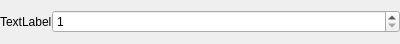
<?xml version="1.0" encoding="UTF-8"?>
<ui version="4.0">
 <class>espreso::SpinnerHandler</class>
 <widget class="QWidget" name="espreso::SpinnerHandler">
  <property name="geometry">
   <rect>
    <x>0</x>
    <y>0</y>
    <width>400</width>
    <height>44</height>
   </rect>
  </property>
  <property name="windowTitle">
   <string>Form</string>
  </property>
  <layout class="QHBoxLayout" name="horizontalLayout">
   <property name="spacing">
    <number>0</number>
   </property>
   <property name="leftMargin">
    <number>0</number>
   </property>
   <property name="topMargin">
    <number>0</number>
   </property>
   <property name="rightMargin">
    <number>0</number>
   </property>
   <property name="bottomMargin">
    <number>0</number>
   </property>
   <item>
    <widget class="QLabel" name="label">
     <property name="sizePolicy">
      <sizepolicy hsizetype="Fixed" vsizetype="Preferred">
       <horstretch>0</horstretch>
       <verstretch>0</verstretch>
      </sizepolicy>
     </property>
     <property name="text">
      <string>TextLabel</string>
     </property>
    </widget>
   </item>
   <item>
    <widget class="QSpinBox" name="spinBox">
     <property name="sizePolicy">
      <sizepolicy hsizetype="Preferred" vsizetype="Fixed">
       <horstretch>0</horstretch>
       <verstretch>0</verstretch>
      </sizepolicy>
     </property>
     <property name="minimum">
      <number>1</number>
     </property>
     <property name="maximum">
      <number>10</number>
     </property>
    </widget>
   </item>
  </layout>
 </widget>
 <resources/>
 <connections/>
</ui>
